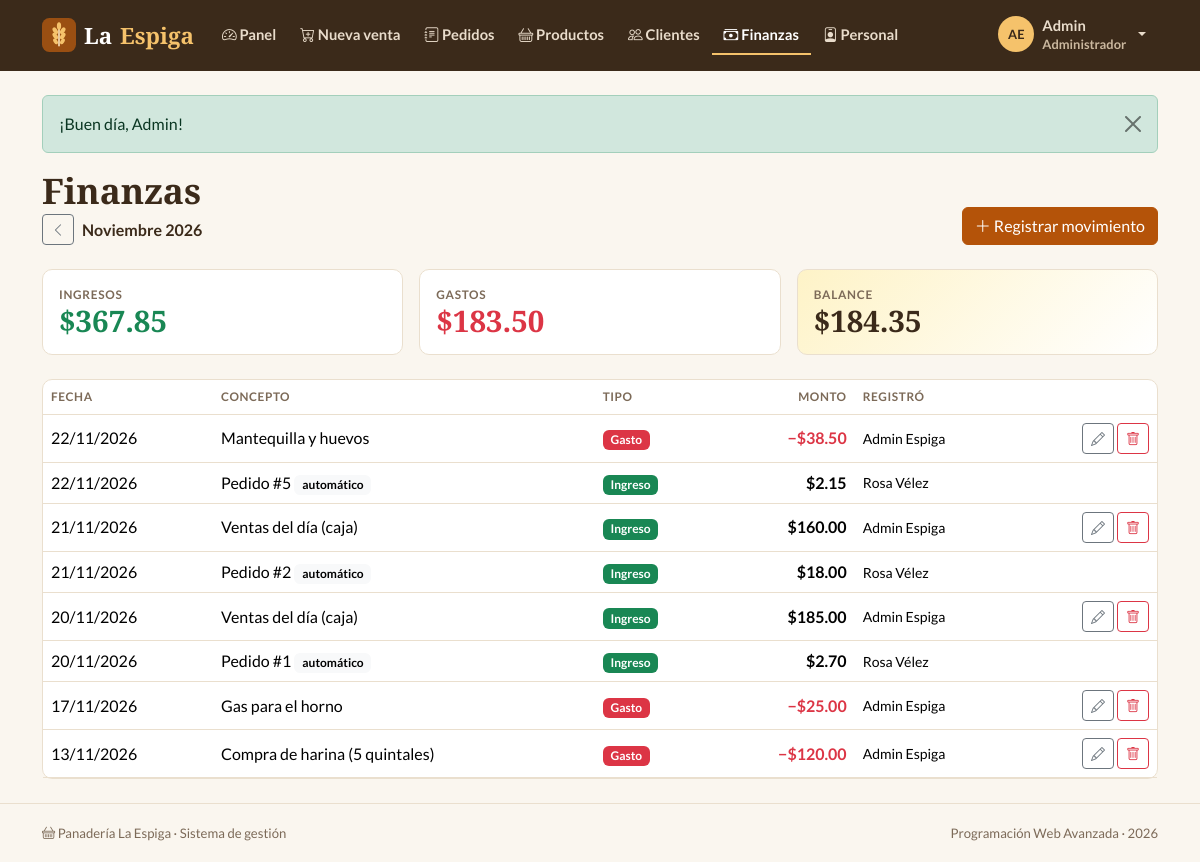
/index.php?r=finanzas/index (signed in), run on the app's committed database.
### tables this page shows
CREATE TABLE finanzas (
  id         INT AUTO_INCREMENT PRIMARY KEY,
  fecha      DATE          NOT NULL,
  tipo       ENUM('Ingreso','Gasto') NOT NULL,
  concepto   VARCHAR(120)  NOT NULL,
  monto      DECIMAL(10,2) NOT NULL,
  id_pedido  INT           NULL UNIQUE,
  creado_por INT           NULL,
  INDEX idx_finanzas_fecha (fecha),
  CONSTRAINT fk_finanzas_pedido  FOREIGN KEY (id_pedido)  REFERENCES pedidos(id)  ON DELETE SET NULL,
  CONSTRAINT fk_finanzas_usuario FOREIGN KEY (creado_por) REFERENCES usuarios(id) ON DELETE SET NULL
);

### controllers/FinanzasController.php (called while the page is built, shortened)
<?php
class FinanzasController extends Controller
{
    public function index(): void
    {
        $mes = is_string($_GET['mes'] ?? null) && preg_match('/^\d{4}-\d{2}$/', $_GET['mes']) ? $_GET['mes'] : date('Y-m');
        $this->view('finanzas/index', [
            'titulo'      => 'Finanzas',
            'mes'         => $mes,
            'movimientos' => Finanza::delMes($mes),
            'resumen'     => Finanza::resumen($mes),
        ]);
    }
}

### core/Router.php (called while the page is built, shortened)
<?php
class Router
{
    public static function dispatch(string $ruta): void
    {
        if (!preg_match('#^([a-z]+)/([a-z]+)$#', $ruta, $m)) {
            self::noEncontrado();
        }
        [, $nombre, $accion] = $m;
        (new $clase())->$accion();
    }
}

### index.php (called while the page is built, shortened)
<?php
require __DIR__ . '/core/helpers.php';
require __DIR__ . '/core/Database.php';
require __DIR__ . '/core/Model.php';
require __DIR__ . '/core/Router.php';
Router::dispatch(is_string($_GET['r'] ?? null) ? $_GET['r'] : '');

### core/helpers.php (called while the page is built, shortened)
<?php
function e($valor): string
{
    return htmlspecialchars((string) ($valor ?? ''), ENT_QUOTES, 'UTF-8');
}
function url(string $ruta = 'inicio/index', array $params = []): string
{
    $params = array_merge(['r' => $ruta], $params);
    return 'index.php?' . http_build_query($params);
}
function dinero($valor): string
{
    return '$' . number_format((float) $valor, 2);
}
function fecha(?string $valor, bool $conHora = false): string
{
    $t = strtotime($valor);
    return $conHora ? date('d/m/Y H:i', $t) : date('d/m/Y', $t);
}
function nombre_mes(int $mes): string
{
    return ['Enero', 'Febrero', 'Marzo', 'Abril', 'Mayo', 'Junio', 'Julio', 'Agosto',
            'Septiembre', 'Octubre', 'Noviembre', 'Diciembre'][$mes - 1];
}

### core/Database.php (called while the page is built, shortened)
<?php
class Database
{
    private static ?PDO $pdo = null;
    public static function get(): PDO
    {
        if (self::$pdo === null) {
            $dsn = 'mysql:host=' . DB_HOST . ';port=' . DB_PORT
                 . ';dbname=' . DB_NAME . ';charset=utf8mb4';
            try {
                self::$pdo = new PDO($dsn, DB_USER, DB_PASS, [
                    PDO::ATTR_ERRMODE            => PDO::ERRMODE_EXCEPTION,
                    PDO::ATTR_DEFAULT_FETCH_MODE => PDO::FETCH_ASSOC,
                    PDO::ATTR_EMULATE_PREPARES   => false,
                ]);
                self::$pdo->exec("SET time_zone = '" . date('P') . "'");
            } catch (PDOException $e) {
                http_response_code(500);
                $detalle = DEBUG ? '<br><small>' . htmlspecialchars($e->getMessage()) . '</small>' : '';
                exit('<h3 style="font-family:sans-serif">No se pudo conectar a la base de datos.'
                    . ' Revise config/config.php e importe panaderia.sql.' . $detalle . '</h3>');
            }
        }
        return self::$pdo;
    }
}

### core/Model.php (called while the page is built, shortened)
<?php
abstract class Model
{
    protected static function db(): PDO
    {
        return Database::get();
    }
    protected static function query(string $sql, array $params = []): PDOStatement
    {
        $st = self::db()->prepare($sql);
        $st->execute($params);
        return $st;
    }
}

### models/Finanza.php (called while the page is built, shortened)
<?php
class Finanza extends Model
{
    public static function delMes(string $mes): array
    {
        $sql = "SELECT f.*, CONCAT(u.nombre, ' ', u.apellido) AS registrado_por
                  FROM finanzas f LEFT JOIN usuarios u ON u.id = f.creado_por
                 WHERE DATE_FORMAT(f.fecha, '%Y-%m') = ?
                 ORDER BY f.fecha DESC, f.id DESC";
        return self::query($sql, [$mes])->fetchAll();
    }
}

### views/finanzas/index.php (the view, shortened to what this page needs)
<?php
[$anio, $m] = array_map('intval', explode('-', $mes));
$anterior = date('Y-m', mktime(0, 0, 0, $m - 1, 1, $anio));
?>
<div class="pe-encabezado">
  <div>
    <h1 class="pe-titulo">Finanzas</h1>
    <div class="d-flex align-items-center gap-2">
      <a href="<?= url('finanzas/index', ['mes' => $anterior]) ?>" class="btn btn-sm btn-outline-secondary" aria-label="Mes anterior"><i class="bi bi-chevron-left"></i></a>
      <span class="fw-bold"><?= nombre_mes($m) ?> <?= $anio ?></span>
    </div>
  </div>
  <button class="btn btn-primary" data-bs-toggle="modal" data-bs-target="#modalMovimiento"><i class="bi bi-plus-lg"></i> Registrar movimiento</button>
</div>
<div class="row g-3 mb-4">
  <div class="col-md-4"><div class="card pe-card h-100"><div class="card-body">
    <div class="pe-stat-etiqueta">Ingresos</div><div class="pe-stat-valor text-success"><?= dinero($resumen['ingresos']) ?></div>
  </div></div></div>
  <div class="col-md-4"><div class="card pe-card h-100"><div class="card-body">
    <div class="pe-stat-etiqueta">Gastos</div><div class="pe-stat-valor text-danger"><?= dinero($resumen['gastos']) ?></div>
  </div></div></div>
  <div class="col-md-4"><div class="card pe-card h-100 pe-balance"><div class="card-body">
    <div class="pe-stat-etiqueta">Balance</div><div class="pe-stat-valor"><?= dinero($resumen['balance']) ?></div>
  </div></div></div>
</div>
<div class="card pe-card">
  <div class="table-responsive">
    <table class="table table-hover align-middle mb-0">
      <thead><tr><th>Fecha</th><th>Concepto</th><th>Tipo</th><th class="text-end">Monto</th><th class="d-none d-md-table-cell">Registró</th><th class="text-end"></th></tr></thead>
      <tbody>
      <?php foreach ($movimientos as $f): $auto = (bool) $f['id_pedido']; ?>
        <tr>
          <td class="text-nowrap"><?= fecha($f['fecha']) ?></td>
          <td>
            <?= e($f['concepto']) ?>
            <?php if ($auto): ?><a href="<?= url('pedidos/ver', ['id' => $f['id_pedido']]) ?>" class="badge text-bg-light text-decoration-none">automático</a><?php endif; ?>
          </td>
          <td><span class="badge <?= $f['tipo'] === 'Ingreso' ? 'text-bg-success' : 'text-bg-danger' ?>"><?= e($f['tipo']) ?></span></td>
          <td class="text-end fw-semibold <?= $f['tipo'] === 'Gasto' ? 'text-danger' : '' ?>"><?= ($f['tipo'] === 'Gasto' ? '−' : '') . dinero($f['monto']) ?></td>
          <td class="d-none d-md-table-cell small"><?= e($f['registrado_por']) ?></td>
          <td class="text-end text-nowrap">
            <?php if (!$auto): ?>
              <button class="btn btn-sm btn-outline-secondary" data-bs-toggle="modal" data-bs-target="#modalMovimiento"
                      data-editar='<?= e(json_encode(array_intersect_key($f, array_flip(['id', 'fecha', 'tipo', 'concepto', 'monto'])))) ?>' aria-label="Editar"><i class="bi bi-pencil"></i></button>
              <form method="post" action="<?= url('finanzas/eliminar') ?>" class="d-inline" data-confirmar="¿Eliminar «<?= e($f['concepto']) ?>»?">
                <button class="btn btn-sm btn-outline-danger" aria-label="Eliminar"><i class="bi bi-trash"></i></button>
              </form>
            <?php endif; ?>
          </td>
        </tr>
      <?php endforeach; ?>
      </tbody>
    </table>
  </div>
</div>

### assets/css/styles.css (style rules this page uses)
:root { --pe-harina: #faf6ef; --pe-blanco: #ffffff; --pe-caramelo: #b45309; --pe-caramelo-h:#92400e; --pe-miel: #fef3c7; --pe-trigo: #f3e6d3; --pe-cafe: #3b2a1a; --pe-suave: #7c6a58; --pe-borde: #eadfce; --pe-oliva: #4d7c0f; --pe-radio: 10px; }
body { --bs-body-bg: var(--pe-harina); --bs-body-color: var(--pe-cafe); --bs-body-font-family: 'Lato', system-ui, sans-serif; --bs-secondary-color: var(--pe-suave); --bs-border-color: var(--pe-borde); --bs-primary: var(--pe-caramelo); --bs-primary-rgb: 180, 83, 9; --bs-link-color-rgb: 146, 64, 14; --bs-link-hover-color-rgb: 120, 53, 15; }
.btn-primary { --bs-btn-bg: var(--pe-caramelo); --bs-btn-border-color: var(--pe-caramelo); --bs-btn-hover-bg: var(--pe-caramelo-h); --bs-btn-hover-border-color: var(--pe-caramelo-h); --bs-btn-active-bg: #78350f; --bs-btn-disabled-bg: #d9a979; --bs-btn-disabled-border-color: #d9a979; }
.table { --bs-table-bg: transparent; --bs-table-hover-bg: #fdf8f0; }
.table > thead th { font-size: .74rem; text-transform: uppercase; letter-spacing: .05em; color: var(--pe-suave); font-weight: 700; }
body { min-height: 100vh; display: flex; flex-direction: column; }
.pe-titulo, .pe-marca, .pe-stat-valor, .pe-total { font-family: 'Playfair Display', Georgia, serif; font-weight: 700; }
.pe-titulo { font-size: clamp(1.7rem, 3.5vw, 2.2rem); margin-bottom: .2rem; color: var(--pe-cafe); }
.pe-encabezado { display: flex; flex-wrap: wrap; justify-content: space-between; align-items: flex-end; gap: 1rem; margin-bottom: 1.5rem; }
.pe-card { background: var(--pe-blanco); border: 1px solid var(--pe-borde); border-radius: var(--pe-radio); }
.pe-stat-valor { font-size: 1.85rem; line-height: 1.15; }
.pe-stat-etiqueta { font-size: .74rem; text-transform: uppercase; letter-spacing: .06em; color: var(--pe-suave); font-weight: 700; }
.pe-balance { background: linear-gradient(135deg, var(--pe-miel), #fff); }
.pe-main > * { animation: aparecer .3s ease both; }

### data on the page
finanzas: fecha "22/11/2026", concepto "Mantequilla y huevos", tipo "Gasto", monto "$38.50", registrado_por "Admin Espiga"
finanzas: fecha "22/11/2026", concepto "Pedido #5", tipo "Ingreso", monto "$2.15", registrado_por "Rosa Vélez"
finanzas: fecha "21/11/2026", concepto "Ventas del día (caja)", tipo "Ingreso", monto "$160.00", registrado_por "Admin Espiga"
finanzas: fecha "21/11/2026", concepto "Pedido #2", tipo "Ingreso", monto "$18.00", registrado_por "Rosa Vélez"
finanzas: fecha "20/11/2026", concepto "Ventas del día (caja)", tipo "Ingreso", monto "$185.00", registrado_por "Admin Espiga"
finanzas: fecha "20/11/2026", concepto "Pedido #1", tipo "Ingreso", monto "$2.70", registrado_por "Rosa Vélez"
finanzas: fecha "17/11/2026", concepto "Gas para el horno", tipo "Gasto", monto "$25.00", registrado_por "Admin Espiga"
finanzas: fecha "13/11/2026", concepto "Compra de harina (5 quintales)", tipo "Gasto", monto "$120.00", registrado_por "Admin Espiga"

### other printed values
$texto "Panel"
$texto "Nueva venta"
$texto "Pedidos"
$texto "Productos"
$texto "Clientes"
$texto "Finanzas"
$texto "Personal"
iniciales($usuario['nombre'], $usuario['apellido']) "AE"
$usuario['nombre'] "Admin"
$usuario['rol'] "Administrador"
$f['mensaje'] "¡Buen día, Admin!"
nombre_mes($m) "Noviembre"
$anio "2026"
dinero($resumen['ingresos']) "$367.85"
dinero($resumen['gastos']) "$183.50"
